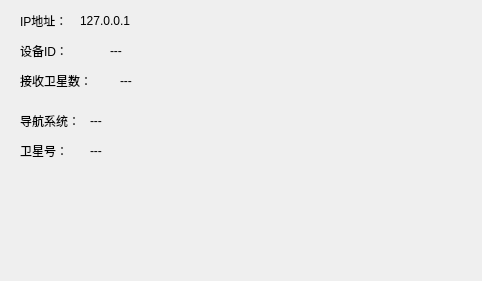
<?xml version="1.0" encoding="UTF-8"?>
<ui version="4.0">
 <class>Form_Ter</class>
 <widget class="QWidget" name="Form_Ter">
  <property name="geometry">
   <rect>
    <x>0</x>
    <y>0</y>
    <width>482</width>
    <height>281</height>
   </rect>
  </property>
  <property name="windowTitle">
   <string>Form</string>
  </property>
  <widget class="QLabel" name="label">
   <property name="geometry">
    <rect>
     <x>20</x>
     <y>10</y>
     <width>51</width>
     <height>21</height>
    </rect>
   </property>
   <property name="text">
    <string>IP地址：</string>
   </property>
  </widget>
  <widget class="QLabel" name="label_ip">
   <property name="geometry">
    <rect>
     <x>80</x>
     <y>10</y>
     <width>131</width>
     <height>21</height>
    </rect>
   </property>
   <property name="text">
    <string>127.0.0.1</string>
   </property>
  </widget>
  <widget class="QLabel" name="label_2">
   <property name="geometry">
    <rect>
     <x>20</x>
     <y>110</y>
     <width>61</width>
     <height>21</height>
    </rect>
   </property>
   <property name="text">
    <string>导航系统：</string>
   </property>
  </widget>
  <widget class="QLabel" name="label_gnssID">
   <property name="geometry">
    <rect>
     <x>90</x>
     <y>110</y>
     <width>61</width>
     <height>21</height>
    </rect>
   </property>
   <property name="text">
    <string>---</string>
   </property>
  </widget>
  <widget class="QLabel" name="label_3">
   <property name="geometry">
    <rect>
     <x>20</x>
     <y>140</y>
     <width>61</width>
     <height>21</height>
    </rect>
   </property>
   <property name="text">
    <string>卫星号：</string>
   </property>
  </widget>
  <widget class="QLabel" name="label_gnssID_2">
   <property name="geometry">
    <rect>
     <x>90</x>
     <y>140</y>
     <width>61</width>
     <height>21</height>
    </rect>
   </property>
   <property name="text">
    <string>---</string>
   </property>
  </widget>
  <widget class="QLabel" name="label_4">
   <property name="geometry">
    <rect>
     <x>20</x>
     <y>40</y>
     <width>51</width>
     <height>21</height>
    </rect>
   </property>
   <property name="text">
    <string>设备ID：</string>
   </property>
  </widget>
  <widget class="QLabel" name="label_dev_id">
   <property name="geometry">
    <rect>
     <x>110</x>
     <y>40</y>
     <width>71</width>
     <height>21</height>
    </rect>
   </property>
   <property name="text">
    <string>---</string>
   </property>
  </widget>
  <widget class="QLabel" name="label_5">
   <property name="geometry">
    <rect>
     <x>20</x>
     <y>70</y>
     <width>81</width>
     <height>21</height>
    </rect>
   </property>
   <property name="text">
    <string>接收卫星数：</string>
   </property>
  </widget>
  <widget class="QLabel" name="label_sat_cnt">
   <property name="geometry">
    <rect>
     <x>120</x>
     <y>70</y>
     <width>71</width>
     <height>21</height>
    </rect>
   </property>
   <property name="text">
    <string>---</string>
   </property>
  </widget>
 </widget>
 <resources/>
 <connections/>
</ui>
